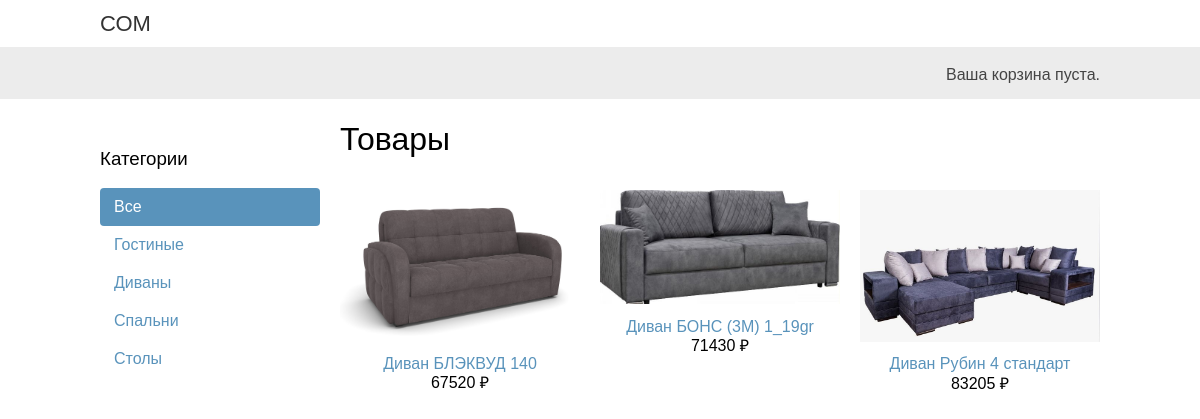
The page / on the database its author committed.
### shop/models.py (models this page shows, shortened)
class Category(models.Model):
    name = models.CharField(max_length=200)
    slug = models.SlugField(max_length=200,
                            unique=True)
    class Meta:
        ordering = ['name']
        indexes = [
            models.Index(fields=['name']),
        ]
        verbose_name = 'category'
        verbose_name_plural = 'categories'
    def get_absolute_url(self):
        return reverse('shop:product_list_by_category',
                       args=[self.slug])

class Product(models.Model):
    category = models.ForeignKey('Category',
                                 related_name='products',
                                 on_delete=models.CASCADE)
    name = models.CharField(max_length=200)
    slug = models.CharField(max_length=200)
    image = models.ImageField(upload_to='products/%Y/%m/%d',
                              blank=True)
    description = models.TextField(blank=True)
    price = models.IntegerField()
    available = models.BooleanField(default=True)
    created = models.DateTimeField(auto_now_add=True)
    updated = models.DateTimeField(auto_now=True)
    class Meta:
        ordering = ['name']
        indexes = [
            models.Index(fields=['id', 'slug']),
            models.Index(fields=['name']),
            models.Index(fields=['-created']),
        ]
    def get_absolute_url(self):
        return reverse('shop:product_detail',
                       args=[self.id, self.slug])

### shop/views.py (the view)
# urls.py: path('', views.product_list, name='product_list'),
def product_list(request, category_slug=None):
    category = None
    categories = Category.objects.all()
    products = Product.objects.filter(available=True)
    if category_slug:
        category = get_object_or_404(Category,
                                     slug=category_slug)
        products = products.filter(category=category)
    return render(request,
                  'shop/product/list.html',
                  {'category': category,
                   'categories': categories,
                   'products': products})

### cart/cart.py (called while the page is built)
    def __len__(self):
        return sum(item['quantity'] for item in self.cart.values())

### cart/context_processors.py (called while the page is built)
def cart(request):
    cart = Cart(request)
    end = ''
    if len(cart) > 1:
        if len(cart) < 5:
            end = 'а'
        else:
            end = 'ов'
    return {'cart': Cart(request), 'end': end}

### shop/templates/shop/product/list.html (shortened to what this page needs)
{% extends 'shop/base.html' %}
{% load static %}
{% block content %}
    <div id="sidebar">
        <h3>Категории</h3>
        <ul>
            <li {% if not category %}class="selected"{% endif %}>
                    <a href="{% url 'shop:product_list' %}">Все</a>
            </li>
            {% for c in categories %}
                <li {% if category.slug == c.slug %}class="selected"{% endif %}>
                    <a href="{{ c.get_absolute_url }}">{{ c.name }}</a>
                </li>
            {% endfor %}
        </ul>
    </div>
    <div id="main" class="product-list">
        <h1>{% if category %}{{ category.name }}{% else %}Товары{% endif %}</h1>
        {% for product in products %}
            <div class="item">
                <a href="{{ product.get_absolute_url }}">
                    <img src="{% if product.image %}{{ product.image.url }}{% else %}{% static "img/no_image.png" %}{% endif %}">
                </a>
                <a href="{{ product.get_absolute_url }}">
                    {{ product.name }}
                </a>
                <br>
                {{ product.price }} ₽
            </div>
        {% endfor %}
    </div>
{% endblock %}

### shop/static/css/base.css (style rules this page uses)
body { margin:0; padding:0; font-family:helvetica, sans-serif; }
h1, h2, h3, h4, h5 , h6 { font-family: 'Ubuntu', sans-serif; font-weight:normal; }
a { text-decoration:none; color:#5993bb; }
#sidebar { width:220px; padding:30px 20px 0 0; float:left; }
#sidebar ul { margin:0; padding:0; }
#sidebar ul li { margin:0; list-style:none; padding:10px 14px; }
#sidebar ul li a { display:block; }
#sidebar ul li.selected { background:#5993bb; border-radius:4px; }
#sidebar ul li.selected a { color:#fff; }
#main { float:left; width: 96%; margin-right:-220px; overflow:hidden; }
.product-list .item { width:25%; padding:10px 20px 10px 0; float:left; text-align:center; line-height:1.2; }
.product-list .item img { width:100%; margin-bottom:8px; }

### rows shown on the page
Category: name "Гостиные"
Category: name "Диваны"
Category: name "Спальни"
Category: name "Столы"
Product: image (picture), name "Диван БЛЭКВУД 140", price "67520"
Product: image (picture), name "Диван БОНС (3М) 1_19gr", price "71430"
Product: image (picture), name "Диван Рубин 4 стандарт", price "83205"
